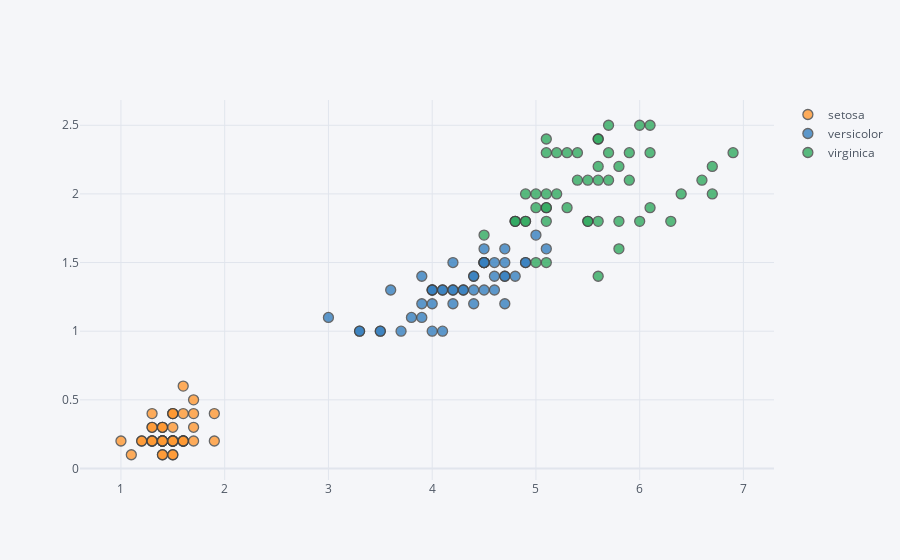

Notebook code cell kept with this figure:
### Code cell
iris.iplot(kind='scatter',x='petal_length',y='petal_width',mode='markers',size=10,categories='species')

### Figure 1 — Plotly figure (JSON) as saved in the notebook; plotly's stock layout.template omitted (floating-point values rounded to 4 significant figures)
{"data": [{"marker": {"color": "rgba(255, 153, 51, 1.0)", "line": {"width": 1.3}, "opacity": 0.8, "size": 10, "symbol": "circle"}, "mode": "markers", "name": "setosa", "textfont": {"color": "#4D5663"}, "type": "scatter", "x": [1.4, 1.4, 1.3, 1.5, 1.4, 1.7, 1.4, 1.5, 1.4, 1.5, 1.5, 1.6, 1.4, 1.1, 1.2, 1.5, 1.3, 1.4, 1.7, 1.5, 1.7, 1.5, 1, 1.7, 1.9, 1.6, 1.6, 1.5, 1.4, 1.6, 1.6, 1.5, 1.5, 1.4, 1.5, 1.2, 1.3, 1.4, 1.3, 1.5, 1.3, 1.3, 1.3, 1.6, 1.9, 1.4, 1.6, 1.4, 1.5, 1.4], "y": [0.2, 0.2, 0.2, 0.2, 0.2, 0.4, 0.3, 0.2, 0.2, 0.1, 0.2, 0.2, 0.1, 0.1, 0.2, 0.4, 0.4, 0.3, 0.3, 0.3, 0.2, 0.4, 0.2, 0.5, 0.2, 0.2, 0.4, 0.2, 0.2, 0.2, 0.2, 0.4, 0.1, 0.2, 0.2, 0.2, 0.2, 0.1, 0.2, 0.2, 0.3, 0.3, 0.2, 0.6, 0.4, 0.3, 0.2, 0.2, 0.2, 0.2]}, {"marker": {"color": "rgba(55, 128, 191, 1.0)", "line": {"width": 1.3}, "opacity": 0.8, "size": 10, "symbol": "circle"}, "mode": "markers", "name": "versicolor", "textfont": {"color": "#4D5663"}, "type": "scatter", "x": [4.7, 4.5, 4.9, 4, 4.6, 4.5, 4.7, 3.3, 4.6, 3.9, 3.5, 4.2, 4, 4.7, 3.6, 4.4, 4.5, 4.1, 4.5, 3.9, 4.8, 4, 4.9, 4.7, 4.3, 4.4, 4.8, 5, 4.5, 3.5, 3.8, 3.7, 3.9, 5.1, 4.5, 4.5, 4.7, 4.4, 4.1, 4, 4.4, 4.6, 4, 3.3, 4.2, 4.2, 4.2, 4.3, 3, 4.1], "y": [1.4, 1.5, 1.5, 1.3, 1.5, 1.3, 1.6, 1, 1.3, 1.4, 1, 1.5, 1, 1.4, 1.3, 1.4, 1.5, 1, 1.5, 1.1, 1.8, 1.3, 1.5, 1.2, 1.3, 1.4, 1.4, 1.7, 1.5, 1, 1.1, 1, 1.2, 1.6, 1.5, 1.6, 1.5, 1.3, 1.3, 1.3, 1.2, 1.4, 1.2, 1, 1.3, 1.2, 1.3, 1.3, 1.1, 1.3]}, {"marker": {"color": "rgba(50, 171, 96, 1.0)", "line": {"width": 1.3}, "opacity": 0.8, "size": 10, "symbol": "circle"}, "mode": "markers", "name": "virginica", "textfont": {"color": "#4D5663"}, "type": "scatter", "x": [6, 5.1, 5.9, 5.6, 5.8, 6.6, 4.5, 6.3, 5.8, 6.1, 5.1, 5.3, 5.5, 5, 5.1, 5.3, 5.5, 6.7, 6.9, 5, 5.7, 4.9, 6.7, 4.9, 5.7, 6, 4.8, 4.9, 5.6, 5.8, 6.1, 6.4, 5.6, 5.1, 5.6, 6.1, 5.6, 5.5, 4.8, 5.4, 5.6, 5.1, 5.1, 5.9, 5.7, 5.2, 5, 5.2, 5.4, 5.1], "y": [2.5, 1.9, 2.1, 1.8, 2.2, 2.1, 1.7, 1.8, 1.8, 2.5, 2, 1.9, 2.1, 2, 2.4, 2.3, 1.8, 2.2, 2.3, 1.5, 2.3, 2, 2, 1.8, 2.1, 1.8, 1.8, 1.8, 2.1, 1.6, 1.9, 2, 2.2, 1.5, 1.4, 2.3, 2.4, 1.8, 1.8, 2.1, 2.4, 2.3, 1.9, 2.3, 2.5, 2.3, 1.9, 2, 2.3, 1.8]}], "layout": {"legend": {"bgcolor": "#F5F6F9", "font": {"color": "#4D5663"}}, "paper_bgcolor": "#F5F6F9", "plot_bgcolor": "#F5F6F9", "title": {"font": {"color": "#4D5663"}}, "xaxis": {"gridcolor": "#E1E5ED", "showgrid": true, "tickfont": {"color": "#4D5663"}, "title": {"font": {"color": "#4D5663"}, "text": ""}, "zerolinecolor": "#E1E5ED"}, "yaxis": {"gridcolor": "#E1E5ED", "showgrid": true, "tickfont": {"color": "#4D5663"}, "title": {"font": {"color": "#4D5663"}, "text": ""}, "zerolinecolor": "#E1E5ED"}}}
